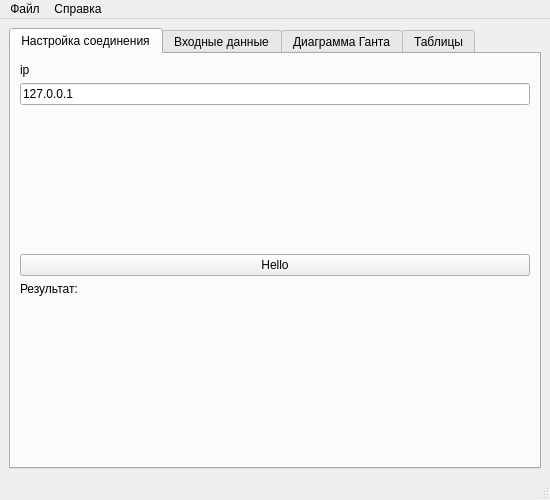
<?xml version="1.0" encoding="UTF-8"?>
<ui version="4.0">
 <class>MainWindow</class>
 <widget class="QMainWindow" name="MainWindow">
  <property name="geometry">
   <rect>
    <x>0</x>
    <y>0</y>
    <width>550</width>
    <height>500</height>
   </rect>
  </property>
  <property name="windowTitle">
   <string>MainWindow</string>
  </property>
  <widget class="QWidget" name="centralwidget">
   <layout class="QGridLayout" name="gridLayout_2">
    <item row="7" column="0">
     <widget class="QTabWidget" name="tabWidget">
      <property name="currentIndex">
       <number>0</number>
      </property>
      <widget class="QWidget" name="tab">
       <attribute name="title">
        <string>Настройка соединения</string>
       </attribute>
       <layout class="QGridLayout" name="gridLayout">
        <item row="0" column="0">
         <layout class="QVBoxLayout" name="verticalLayout">
          <item>
           <widget class="QLabel" name="label_5">
            <property name="sizePolicy">
             <sizepolicy hsizetype="Preferred" vsizetype="Fixed">
              <horstretch>0</horstretch>
              <verstretch>0</verstretch>
             </sizepolicy>
            </property>
            <property name="text">
             <string>ip</string>
            </property>
           </widget>
          </item>
          <item>
           <widget class="QLineEdit" name="edit_ip">
            <property name="text">
             <string>127.0.0.1</string>
            </property>
           </widget>
          </item>
          <item>
           <spacer name="verticalSpacer">
            <property name="orientation">
             <enum>Qt::Orientation::Vertical</enum>
            </property>
            <property name="sizeHint" stdset="0">
             <size>
              <width>20</width>
              <height>40</height>
             </size>
            </property>
           </spacer>
          </item>
          <item>
           <widget class="QPushButton" name="but_send">
            <property name="text">
             <string>Hello</string>
            </property>
           </widget>
          </item>
          <item>
           <widget class="QLabel" name="label_4">
            <property name="sizePolicy">
             <sizepolicy hsizetype="Preferred" vsizetype="Fixed">
              <horstretch>0</horstretch>
              <verstretch>0</verstretch>
             </sizepolicy>
            </property>
            <property name="maximumSize">
             <size>
              <width>16777215</width>
              <height>32</height>
             </size>
            </property>
            <property name="text">
             <string>Результат:</string>
            </property>
           </widget>
          </item>
          <item>
           <widget class="QLabel" name="label_res">
            <property name="maximumSize">
             <size>
              <width>16777215</width>
              <height>32</height>
             </size>
            </property>
            <property name="text">
             <string/>
            </property>
           </widget>
          </item>
          <item>
           <spacer name="verticalSpacer_2">
            <property name="orientation">
             <enum>Qt::Orientation::Vertical</enum>
            </property>
            <property name="sizeHint" stdset="0">
             <size>
              <width>20</width>
              <height>40</height>
             </size>
            </property>
           </spacer>
          </item>
         </layout>
        </item>
       </layout>
      </widget>
      <widget class="QWidget" name="tab_4">
       <attribute name="title">
        <string>Входные данные</string>
       </attribute>
       <layout class="QGridLayout" name="gridLayout_5"/>
      </widget>
      <widget class="QWidget" name="tab_2">
       <attribute name="title">
        <string>Диаграмма Ганта</string>
       </attribute>
       <layout class="QGridLayout" name="gridLayout_3"/>
      </widget>
      <widget class="QWidget" name="tab_3">
       <attribute name="title">
        <string>Таблицы</string>
       </attribute>
       <layout class="QGridLayout" name="gridLayout_4"/>
      </widget>
     </widget>
    </item>
   </layout>
  </widget>
  <widget class="QMenuBar" name="menubar">
   <property name="geometry">
    <rect>
     <x>0</x>
     <y>0</y>
     <width>550</width>
     <height>21</height>
    </rect>
   </property>
   <widget class="QMenu" name="menu">
    <property name="title">
     <string>Файл</string>
    </property>
   </widget>
   <widget class="QMenu" name="menu_2">
    <property name="title">
     <string>Справка</string>
    </property>
    <addaction name="action"/>
   </widget>
   <addaction name="menu"/>
   <addaction name="menu_2"/>
  </widget>
  <widget class="QStatusBar" name="statusbar"/>
  <action name="action">
   <property name="text">
    <string>О программе</string>
   </property>
  </action>
 </widget>
 <resources/>
 <connections/>
</ui>
